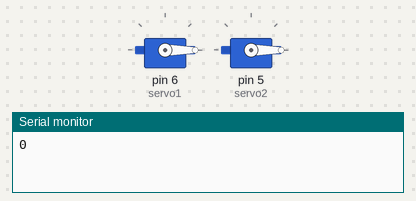
The sketch below on a simulated Arduino Uno, built with avr-gcc and run on an emulated ATmega328P. Parts: 2 × servo, the last lines printed to the serial monitor.

Above: at 0.1 s.
At 120.1 s:
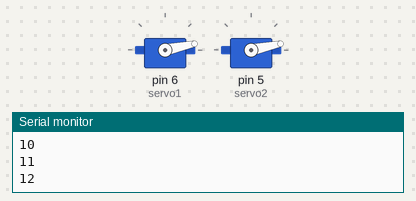
Timing chart, 0 to 121.6 s (numbered marks = the images above):
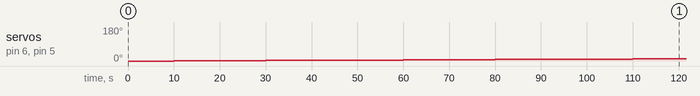

The sketch:

Motor_FOR.ino
```cpp
#include <Servo.h>

Servo servo1;
Servo servo2;
void setup()
{
  Serial.begin(9600);

  servo1.attach(6);
  servo2.attach(5);

  servo1.write(90);
}

void loop()
{
  for(int x = 0; x <= 80; x ++){
  	Serial.println(x);

    servo1.write(x);
    servo2.write(x);

    delay(10000);
  }
}
```

Measured:
- by itself, servo on pin 6 (servo1), servo on pin 5 (servo2): moves from 0° to 12° over 110 s
